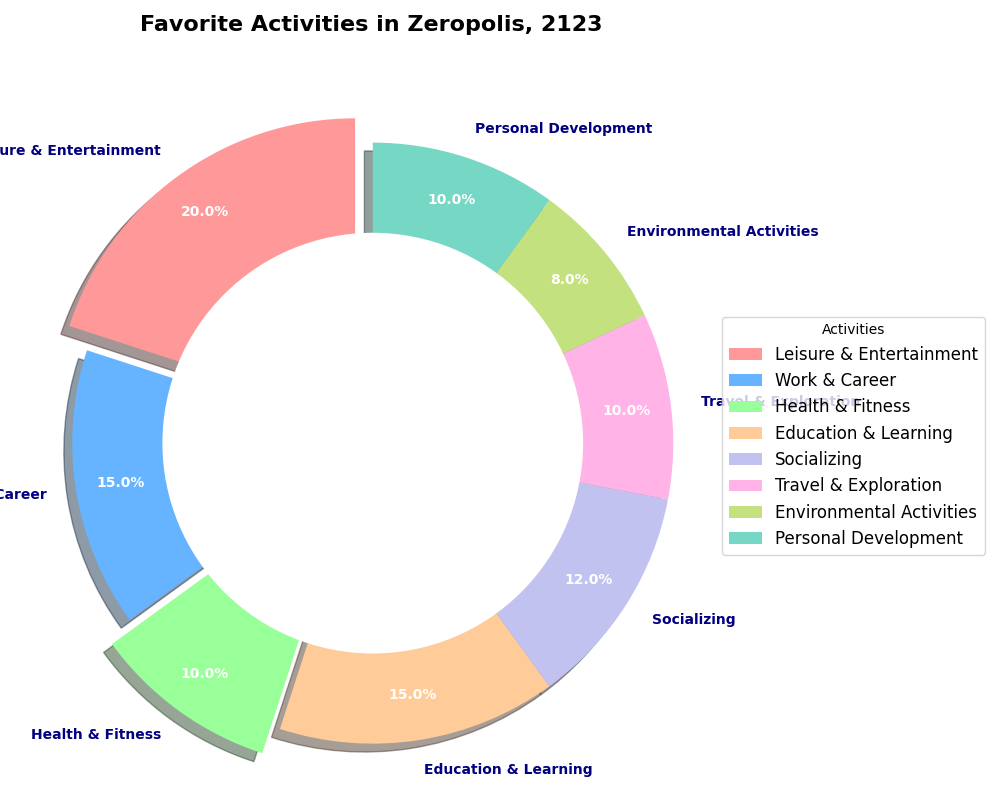

The Python source for this figure:
import matplotlib.pyplot as plt
import numpy as np

# Background Story:
# The chart represents the distribution of favorite activities among the inhabitants of a futuristic utopian city named "Zeropolis" in the year 2123. The data showcases various aspects of their daily lives that contribute to their happiness and well-being.

# Categories and their respective proportions
activities = [
    "Leisure & Entertainment", 
    "Work & Career", 
    "Health & Fitness", 
    "Education & Learning", 
    "Socializing", 
    "Travel & Exploration", 
    "Environmental Activities", 
    "Personal Development"
]

# Define proportions of each category on a scale of 100
activity_proportions = [20, 15, 10, 15, 12, 10, 8, 10]

# Colors scheme for each activity (chosen to be distinct and visually appealing)
colors = ['#ff9999','#66b3ff','#99ff99','#ffcc99','#c2c2f0','#ffb3e6','#c4e17f','#76D7C4']

# Explode the slices for emphasis on Leisure and Health
explode = (0.1, 0, 0.1, 0, 0, 0, 0, 0)

# Create the figure and axis
fig, ax = plt.subplots(figsize=(10, 8))

# Plot the pie chart
wedges, texts, autotexts = ax.pie(
    activity_proportions, labels=activities, colors=colors, explode=explode,
    autopct='%1.1f%%', startangle=90, pctdistance=0.85, shadow=True
)

# Adjusting the font size and style for the labels
plt.setp(texts, size=10, weight='bold', color='navy')
plt.setp(autotexts, size=10, color='white', weight='bold')

# Add a central circle to convert the pie chart into a donut chart
centre_circle = plt.Circle((0, 0), 0.70, fc='white')
fig.gca().add_artist(centre_circle)

# Ensure that the pie chart is drawn as a circle
ax.axis('equal')

# Set the title with proper styling
ax.set_title("Favorite Activities in Zeropolis, 2123", fontsize=16, fontweight='bold', pad=40)

# Add a legend positioned outside the chart
ax.legend(wedges, activities, title="Activities", loc="center left", bbox_to_anchor=(1, 0, 0.5, 1), fontsize=12)

# Automatically adjust the layout to prevent overlapping
plt.tight_layout()

# Display the pie chart
plt.show()
